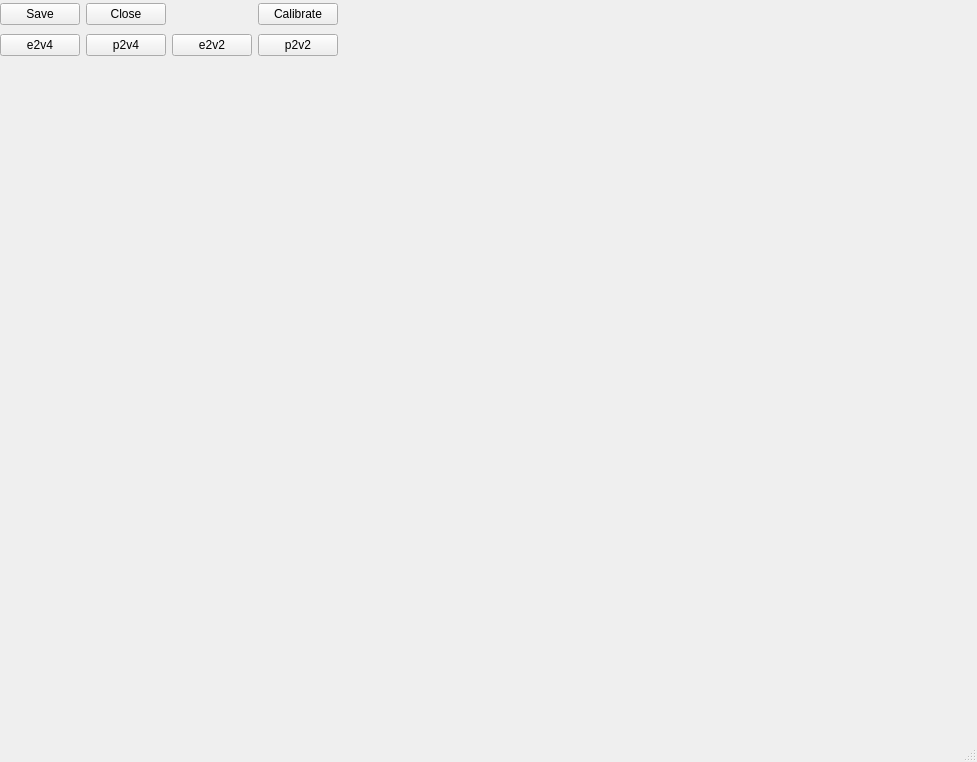
<?xml version="1.0" encoding="UTF-8"?>
<ui version="4.0">
 <class>MainWindow</class>
 <widget class="QMainWindow" name="MainWindow">
  <property name="geometry">
   <rect>
    <x>0</x>
    <y>0</y>
    <width>977</width>
    <height>762</height>
   </rect>
  </property>
  <property name="windowTitle">
   <string>MainWindow</string>
  </property>
  <widget class="QWidget" name="centralwidget">
   <widget class="QWidget" name="gridLayoutWidget">
    <property name="geometry">
     <rect>
      <x>0</x>
      <y>0</y>
      <width>971</width>
      <height>61</height>
     </rect>
    </property>
    <layout class="QGridLayout" name="gridLayout">
     <item row="0" column="3">
      <widget class="QPushButton" name="btn_calibrate">
       <property name="text">
        <string>Calibrate</string>
       </property>
      </widget>
     </item>
     <item row="2" column="1">
      <widget class="QPushButton" name="btn_sel_p2v4">
       <property name="text">
        <string>p2v4</string>
       </property>
      </widget>
     </item>
     <item row="2" column="0">
      <widget class="QPushButton" name="btn_sel_e2v4">
       <property name="text">
        <string>e2v4</string>
       </property>
      </widget>
     </item>
     <item row="0" column="1">
      <widget class="QPushButton" name="btn_close">
       <property name="text">
        <string>Close</string>
       </property>
      </widget>
     </item>
     <item row="2" column="3">
      <widget class="QPushButton" name="btn_sel_p2v2">
       <property name="text">
        <string>p2v2</string>
       </property>
      </widget>
     </item>
     <item row="2" column="2">
      <widget class="QPushButton" name="btn_sel_e2v2">
       <property name="text">
        <string>e2v2</string>
       </property>
      </widget>
     </item>
     <item row="0" column="0">
      <widget class="QPushButton" name="btn_save">
       <property name="text">
        <string>Save</string>
       </property>
      </widget>
     </item>
     <item row="2" column="4">
      <spacer name="horizontalSpacer_3">
       <property name="orientation">
        <enum>Qt::Horizontal</enum>
       </property>
       <property name="sizeHint" stdset="0">
        <size>
         <width>40</width>
         <height>20</height>
        </size>
       </property>
      </spacer>
     </item>
     <item row="0" column="4">
      <spacer name="horizontalSpacer_2">
       <property name="orientation">
        <enum>Qt::Horizontal</enum>
       </property>
       <property name="sizeHint" stdset="0">
        <size>
         <width>40</width>
         <height>20</height>
        </size>
       </property>
      </spacer>
     </item>
    </layout>
   </widget>
   <widget class="QWidget" name="verticalLayoutWidget">
    <property name="geometry">
     <rect>
      <x>0</x>
      <y>70</y>
      <width>971</width>
      <height>641</height>
     </rect>
    </property>
    <layout class="QVBoxLayout" name="verticalLayout">
     <item>
      <widget class="QWidget" name="plot_coor" native="true">
       <property name="styleSheet">
        <string notr="true">white</string>
       </property>
      </widget>
     </item>
    </layout>
   </widget>
  </widget>
  <widget class="QMenuBar" name="menubar">
   <property name="geometry">
    <rect>
     <x>0</x>
     <y>0</y>
     <width>977</width>
     <height>22</height>
    </rect>
   </property>
  </widget>
  <widget class="QStatusBar" name="statusbar"/>
 </widget>
 <resources/>
 <connections/>
</ui>
